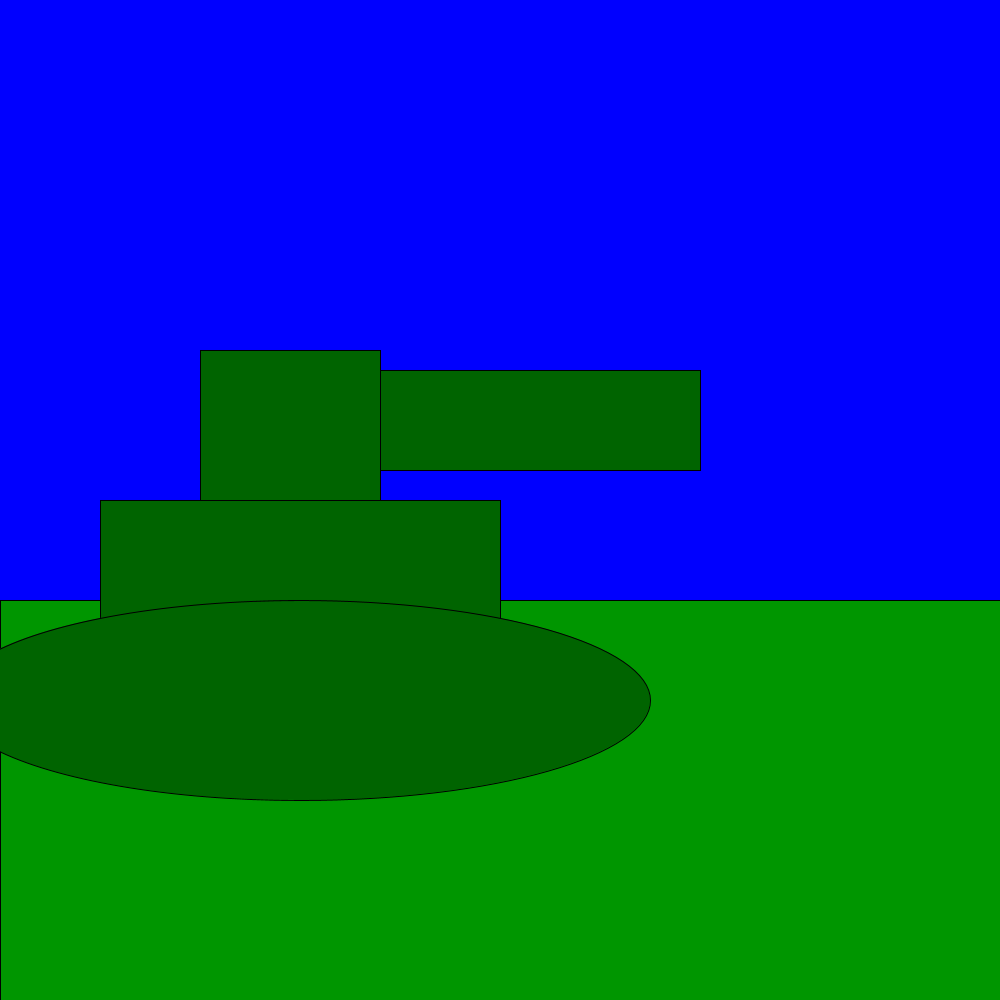
Frame 1 (no input)
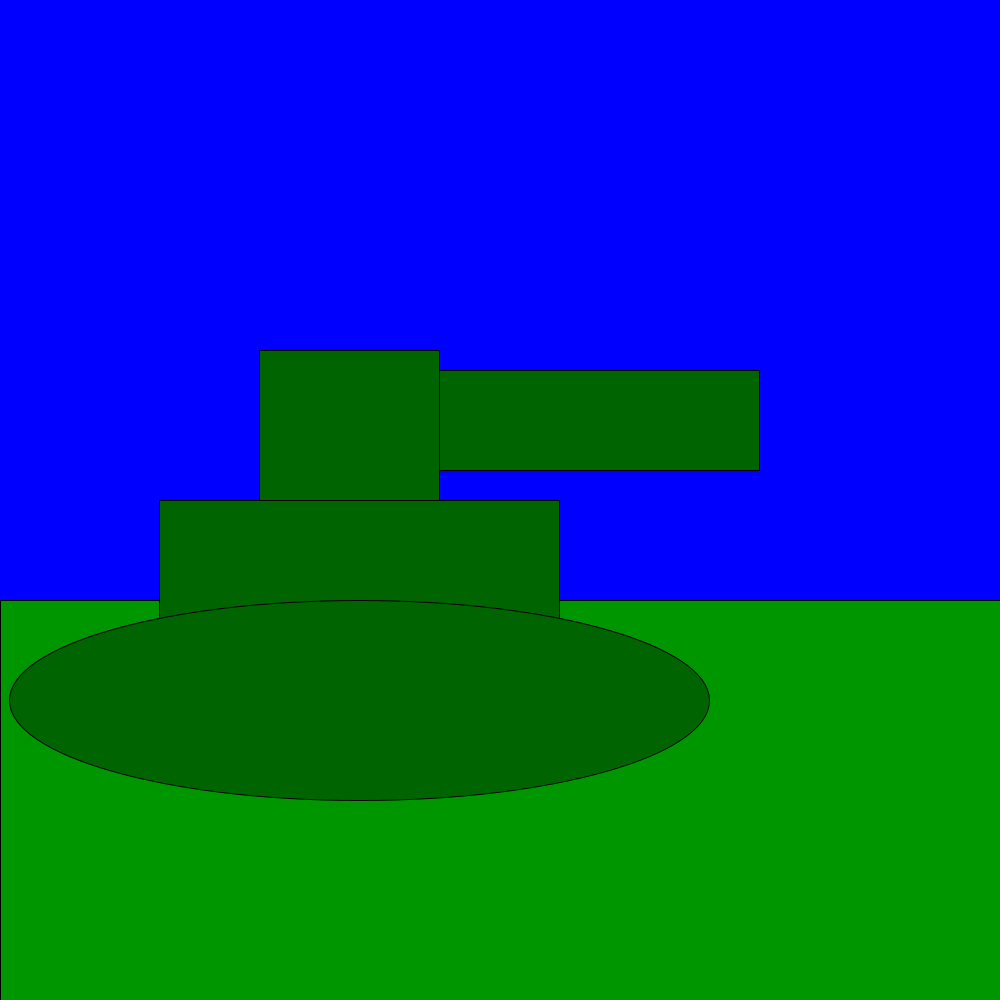
Frame 60 (the mouse pressed at the canvas centre just before this capture)
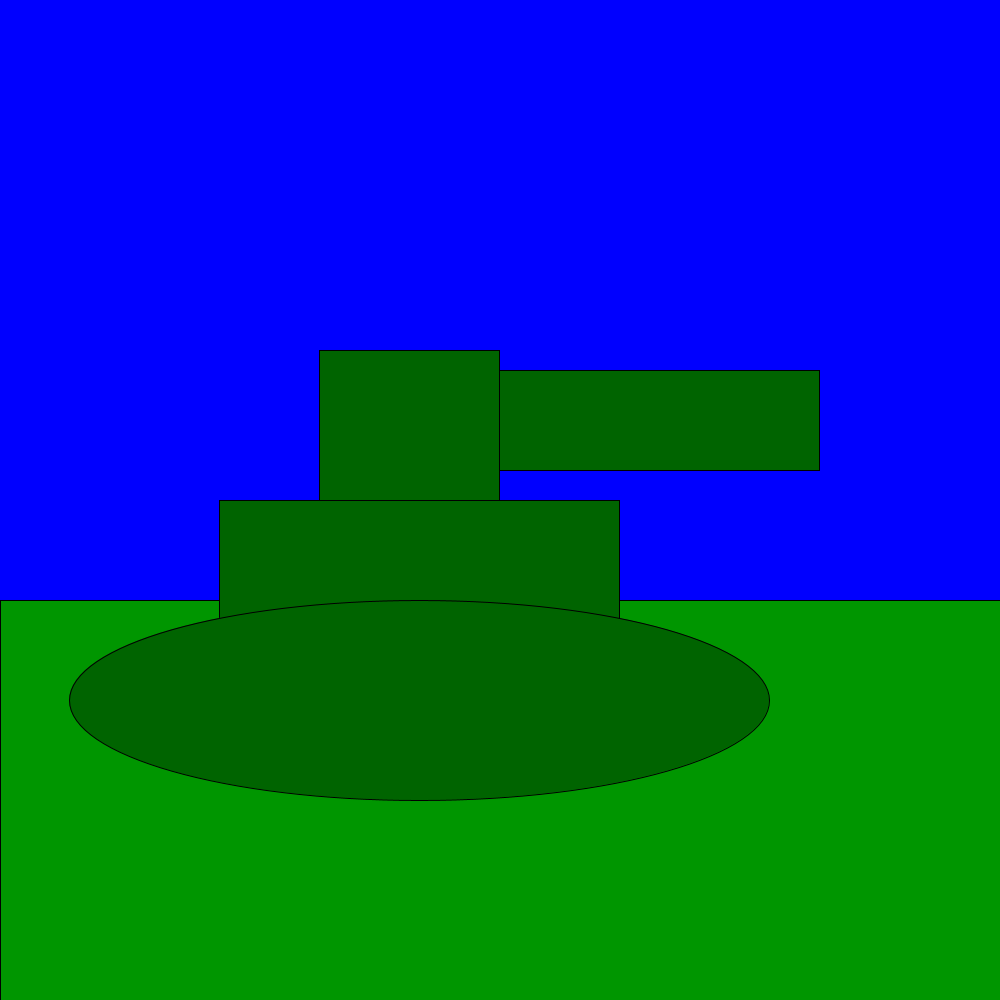
Frame 120 (the mouse held since frame 60 and released just before this capture)

The Processing sketch that drew these frames (run headless with seeded random() and noise(); from frame 60 on, the mouse is pressed at the canvas centre):

// Processing sketch: Diego_tank_animation
// ── Diego_tank_animation.pde
int a=0;
void setup()
{
  size(1000,1000);
}
void draw()
{
  background(0,0,255);
  
size(1000,1000);
fill(0,150,0);
rect(0,600,1000,600);
fill(0,100,0);
rect(250+a,370,450,100);
rect(200+a,350,180,200);
rect(100+a,500,400,200);
ellipse(300+a,700,700,200);


  
  
  
  
  
  
  
  
  
  a=a+1;
  if(a>1060)
  {
    a=0;
  }
}
